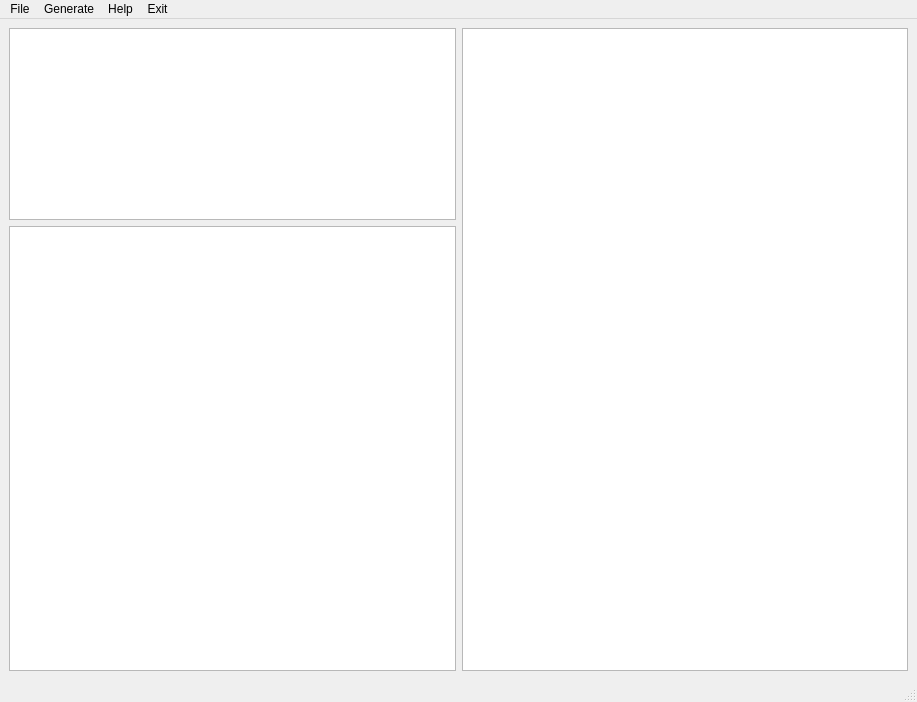
<?xml version="1.0" encoding="UTF-8"?>
<ui version="4.0">
 <class>MainWindow</class>
 <widget class="QMainWindow" name="MainWindow">
  <property name="geometry">
   <rect>
    <x>0</x>
    <y>0</y>
    <width>917</width>
    <height>702</height>
   </rect>
  </property>
  <property name="maximumSize">
   <size>
    <width>16777213</width>
    <height>16777215</height>
   </size>
  </property>
  <property name="windowTitle">
   <string>Topological Sorting</string>
  </property>
  <property name="styleSheet">
   <string notr="true">QPushButton { 
    color: red ;
    font-size:15px;
}</string>
  </property>
  <widget class="QWidget" name="centralwidget">
   <property name="accessibleName">
    <string/>
   </property>
   <layout class="QHBoxLayout" name="horizontalLayout_2">
    <item>
     <layout class="QHBoxLayout" name="horizontalLayout">
      <item>
       <layout class="QVBoxLayout" name="verticalLayout" stretch="0,3">
        <item>
         <widget class="QPlainTextEdit" name="plainTextEdit">
          <property name="documentTitle">
           <string/>
          </property>
          <property name="plainText">
           <string/>
          </property>
          <property name="placeholderText">
           <string>请输入数据，格式如&lt;a,b&gt;,&lt;b,c&gt;</string>
          </property>
         </widget>
        </item>
        <item>
         <widget class="QPlainTextEdit" name="plainTextEdit_2">
          <property name="readOnly">
           <bool>false</bool>
          </property>
         </widget>
        </item>
       </layout>
      </item>
      <item>
       <widget class="QGraphicsView" name="graphicsView"/>
      </item>
     </layout>
    </item>
   </layout>
  </widget>
  <widget class="QMenuBar" name="menubar">
   <property name="enabled">
    <bool>true</bool>
   </property>
   <property name="geometry">
    <rect>
     <x>0</x>
     <y>0</y>
     <width>917</width>
     <height>21</height>
    </rect>
   </property>
   <property name="font">
    <font>
     <italic>false</italic>
     <bold>false</bold>
     <stylestrategy>PreferDefault</stylestrategy>
     <kerning>true</kerning>
     <hintingpreference>PreferFullHinting</hintingpreference>
    </font>
   </property>
   <property name="cursor">
    <cursorShape>UpArrowCursor</cursorShape>
   </property>
   <property name="mouseTracking">
    <bool>true</bool>
   </property>
   <widget class="QMenu" name="menuFile">
    <property name="font">
     <font>
      <italic>false</italic>
      <bold>false</bold>
     </font>
    </property>
    <property name="title">
     <string>File</string>
    </property>
    <widget class="QMenu" name="menuSave_as">
     <property name="title">
      <string>Save as</string>
     </property>
     <addaction name="separator"/>
     <addaction name="actionfile"/>
     <addaction name="actiongraph"/>
    </widget>
    <addaction name="actionOpenj"/>
    <addaction name="menuSave_as"/>
   </widget>
   <widget class="QMenu" name="menuGernerate">
    <property name="title">
     <string>Generate</string>
    </property>
    <addaction name="actionTopological_Sorting"/>
    <addaction name="actiongraph_2"/>
   </widget>
   <widget class="QMenu" name="menuSetting">
    <property name="title">
     <string>Help</string>
    </property>
   </widget>
   <widget class="QMenu" name="menuExit">
    <property name="title">
     <string>Exit</string>
    </property>
   </widget>
   <addaction name="menuFile"/>
   <addaction name="menuGernerate"/>
   <addaction name="menuSetting"/>
   <addaction name="menuExit"/>
  </widget>
  <widget class="QStatusBar" name="statusbar"/>
  <action name="actionOpenj">
   <property name="text">
    <string>Open</string>
   </property>
  </action>
  <action name="actionSave_file">
   <property name="text">
    <string>Save file</string>
   </property>
  </action>
  <action name="actionSave_graph">
   <property name="text">
    <string>Save graph</string>
   </property>
  </action>
  <action name="actionfile">
   <property name="text">
    <string>file</string>
   </property>
  </action>
  <action name="actiongraph">
   <property name="text">
    <string>graph</string>
   </property>
  </action>
  <action name="actionTopological_Sorting">
   <property name="text">
    <string>Topological Sorting</string>
   </property>
  </action>
  <action name="actiongraph_2">
   <property name="text">
    <string>graph</string>
   </property>
  </action>
 </widget>
 <resources/>
 <connections/>
</ui>
